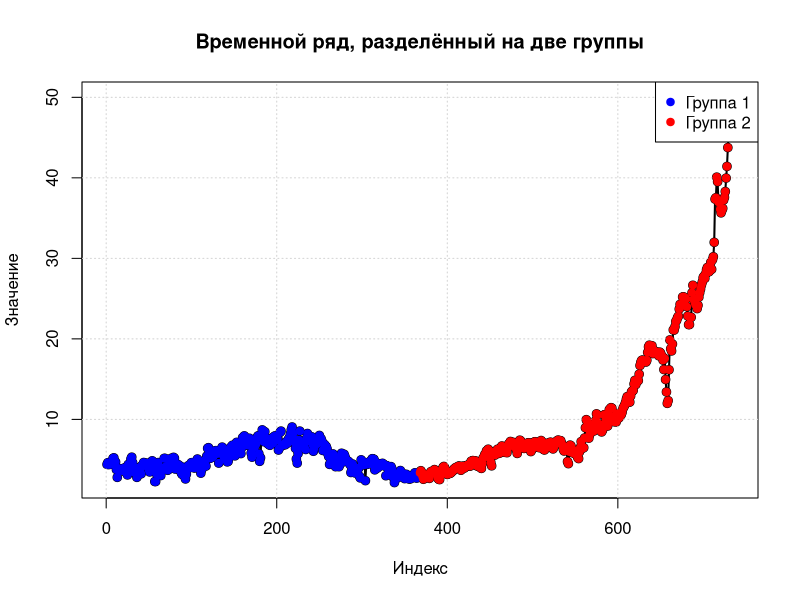

Write the R code that produced this figure.
# ================================================================
# Общая программа: 5 тестов для анализа временного ряда
# ================================================================

# Считывание данных
# Файл data.csv должен находиться в рабочей директории и содержать один столбец "Value"
data <- read.table("data.csv", header = TRUE, sep = "\n", dec = ",", row.names = NULL)
x <- data$Value
if(is.null(x)) {
  stop("Столбец 'Value' не найден в CSV-файле. Проверьте заголовки столбцов.")
}
x <- as.numeric(x)  # преобразуем в числовой вектор (если требуется)

# ======================================================================
# 1 Test: Критерий пиков и впадин (реализация вручную)
# ======================================================================
diffs <- diff(x)
signs <- ifelse(diffs > 0, "+", "-")
nruns <- 1 + sum(signs[-1] != signs[-length(signs)])
n <- length(x)
mean_runs <- (2 * n - 1) / 3
sigma <- sqrt((16 * n - 29) / 90)
correct <- ifelse((nruns - mean_runs) > 0, -0.5, 0.5)
z <- (nruns - mean_runs + correct) / sigma
z_critical <- qnorm(0.975)
hypothesis1 <- ifelse((z_critical - z) > 0, "H0", "H1")
p_value <- 2 * (1 - pnorm(abs(z)))


# Вывод результатов теста 1
cat("----- 1 Test: Критерий пиков и впадин -----\n")
cat("Число серий (nruns):", nruns, "\n")
cat("Теоретическое среднее серий:", mean_runs, "\n")
cat("Стандартное отклонение (sigma):", sigma, "\n")
cat("Поправка (correct):", correct, "\n")
cat("z-значение:", z, "\n")
cat("Критическое значение (zCritical):", z_critical, "\n")
cat("p-value", p_value,"\n")
cat("Вывод по гипотезе:", hypothesis1, "\n\n")

# ======================================================================
# 2 Test: Медианный критерий (реализация вручную)
# ======================================================================
med <- median(x)
s <- ifelse(x > med, "+", "-")
nruns2 <- 1 + sum(s[-1] != s[-length(s)])
n0 <- sum(x > med)
n1 <- sum(x < med)
mean_runs2 <- 1 + ((2 * n0 * n1) / n)
sigma2 <- sqrt((2 * n0 * n1 * (2 * n0 * n1 - n)) / (n^2 * (n - 1)))
correct2 <- ifelse((nruns2 - mean_runs2) > 0, -0.5, 0.5)
z2 <- (nruns2 - mean_runs2 + correct2) / sigma2
zCritical2 <- qnorm(0.975)
hypothesis2 <- ifelse((zCritical2 - z2) > 0, "H0", "H1")
p_valueMed <- 2 * (1 - pnorm(abs(z2)))

# Вывод результатов теста 2
cat("----- 2 Test: Медианный критерий -----\n")
cat("Медиана ряда:", med, "\n")
cat("Число наблюдений (n):", n, "\n")
cat("Количество чисел выше медианы (n0):", n0, "\n")
cat("Количество чисел ниже медианы (n1):", n1, "\n")
cat("Число серий (nruns):", nruns2, "\n")
cat("Теоретическое среднее серий:", mean_runs2, "\n")
cat("Стандартное отклонение (sigma):", sigma2, "\n")
cat("Поправка (correct):", correct2, "\n")
cat("z-значение:", z2, "\n")
cat("Критическое значение (zCritical):", zCritical2, "\n")
cat("p-value", p_valueMed,"\n")
cat("Вывод по гипотезе:", hypothesis2, "\n\n")

# ======================================================================
# 3 Test: Box-Pierce тест (встроенная функция)
# ======================================================================
box_test_result <- Box.test(x, lag = 10, type = "Box-Pierce")
hypothesis3 <- ifelse(box_test_result$p.value > 0.05, "H0", "H1")
cat("----- 3 Test: Box-Pierce -----\n")
cat("Box-Pierce Test Statistic:", box_test_result$statistic, "\n")
cat("p-value:", box_test_result$p.value, "\n")
cat("Вывод по гипотезе:", hypothesis3, "\n\n")

# ======================================================================
# 4 Test: t-тест для проверки постоянного среднего (встроенная функция)
# ======================================================================
half <- floor(n / 2)
group1 <- x[1:half]
group2 <- x[(half + 1):n]
mu0 <- 0  # Гипотетическое значение среднего
conf_level <- 0.99
t_test_result <- t.test(group1, group2, alternative = "two.sided", conf.level = conf_level)
hypothesis4 <- ifelse(t_test_result$p.value > 0.05, "H0", "H1")
cat("----- 4 Test: t-тест для постоянного среднего -----\n")
cat("t-статистика:", t_test_result$statistic, "\n")
cat("p-value:", t_test_result$p.value, "\n")
cat("Доверительный интервал:", paste("[", paste(round(t_test_result$conf.int, 3), collapse = ", "), "]"), "\n")
cat("Вывод по гипотезе:", hypothesis4, "\n\n")

# ======================================================================
# 5 Test: F-тест Фишера для равенства дисперсий (встроенная функция)
# ======================================================================
# Разбиваем ряд на две группы (первая и вторая половины)
half <- floor(n / 2)
group1 <- x[1:half]
group2 <- x[(half + 1):n]

# Для наглядности выделим группы на графике
plot(x, type = "o", col = "black", pch = 19, lwd = 2,
     xlab = "Индекс", ylab = "Значение", main = "Временной ряд, разделённый на две группы")
grid()
points(1:half, group1, col = "blue", pch = 19)
points((half + 1):n, group2, col = "red", pch = 19)
legend("topright", legend = c("Группа 1", "Группа 2"), col = c("blue", "red"), pch = 19)

var_test_result <- var.test(group1, group2, alternative = "two.sided", conf.level = 0.95)
hypothesis5 <- ifelse(var_test_result$p.value > 0.05, "H0", "H1")
cat("----- 5 Test: F-тест Фишера -----\n")
cat("F-статистика:", var_test_result$statistic, "\n")
cat("p-value:", var_test_result$p.value, "\n")
cat("Доверительный интервал отношения дисперсий:", paste("[", paste(round(var_test_result$conf.int, 3), collapse = ", "), "]"), "\n")
cat("Вывод по гипотезе:", hypothesis5, "\n\n")

# ======================================================================
# Итоговая сводная таблица результатов
# ======================================================================
# Если гипотеза H0 принимается, ставим "OK", если отвергается (принимаем H1) – "*"
flag1 <- ifelse(hypothesis1 == "H0", "OK", "*")
flag2 <- ifelse(hypothesis2 == "H0", "OK", "*")
flag3 <- ifelse(hypothesis3 == "H0", "OK", "*")
flag4 <- ifelse(hypothesis4 == "H0", "OK", "*")
flag5 <- ifelse(hypothesis5 == "H0", "OK", "*")

# Формируем строку сводной таблицы
cat("----------------------------------------------------------\n")
cat("| 1 Test | 2 Test | 3 Test | 4 Test | 5 Test |\n")
cat("----------------------------------------------------------\n")
cat(sprintf("|   %3s   |   %3s   |   %3s   |   %3s   |   %3s   |\n", flag1, flag2, flag3, flag4, flag5))
cat("----------------------------------------------------------\n")




#ToDo
#сделать удаление значений, которые совпадают с медианой
#сделать удаление объектов, которые повторяются
